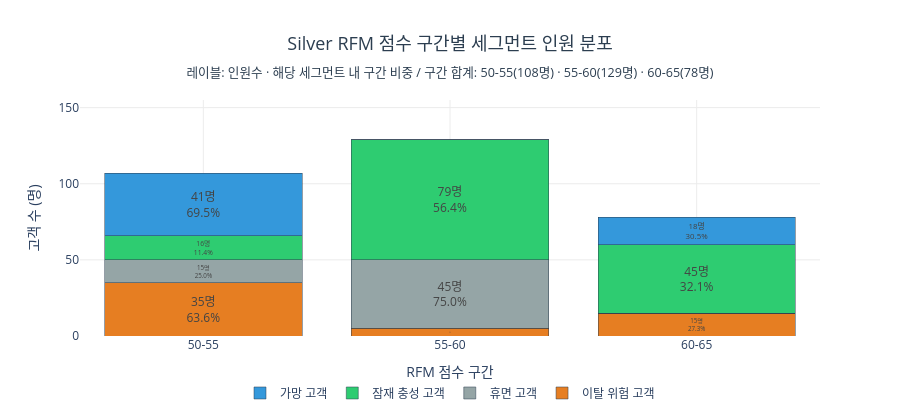

Write notebook code for a chart like this one.
### Code cell
seg_totals_31 = h41_seg.groupby('세그먼트')['고객수'].sum()

fig = go.Figure()

seg_order_31 = ['이탈 위험 고객', '휴면 고객', '잠재 충성 고객', '가망 고객']
bands_31 = ['50-55', '55-60', '60-65']

for seg in seg_order_31:
    sub = h41_seg[h41_seg['세그먼트'] == seg].copy()
    sub['점수구간'] = sub['점수구간'].astype(str)
    counts = sub.set_index('점수구간')['고객수'].reindex(bands_31, fill_value=0)
    seg_total = seg_totals_31.get(seg, 1)
    text = [
        f"{int(v)}명<br>{v / seg_total * 100:.1f}%" if v >= 5 else (f"{int(v)}명" if v > 0 else '')
        for v in counts.values
    ]
    fig.add_trace(go.Bar(
        x=bands_31,
        y=counts.values,
        name=seg,
        marker=dict(color=seg_color.get(seg, '#cccccc'), line=dict(color='#2c3e50', width=0.5)),
        text=text,
        textposition='inside',
        insidetextanchor='middle',
    ))

fig.update_layout(
    title=dict(
        text='Silver RFM 점수 구간별 세그먼트 인원 분포<br><sub>레이블: 인원수 · 해당 세그먼트 내 구간 비중 / 구간 합계: 50-55(108명) · 55-60(129명) · 60-65(78명)</sub>',
        font=dict(size=18, color='#2c3e50'), x=0.5, xanchor='center'
    ),
    barmode='stack',
    plot_bgcolor='white',
    height=420,
    xaxis=dict(title='RFM 점수 구간', gridcolor='#ececec'),
    yaxis=dict(title='고객 수 (명)', gridcolor='#ececec', range=[0, 155]),
    legend=dict(orientation='h', yanchor='top', y=-0.18, xanchor='center', x=0.5)
)
fig.show()

### Figure 1 — Plotly figure (JSON) as saved in the notebook; plotly's stock layout.template omitted (floating-point values rounded to 4 significant figures)
{"data": [{"insidetextanchor": "middle", "marker": {"color": "#e67e22", "line": {"color": "#2c3e50", "width": 0.5}}, "name": "이탈 위험 고객", "text": ["35명<br>63.6%", "5명<br>9.1%", "15명<br>27.3%"], "textposition": "inside", "type": "bar", "x": ["50-55", "55-60", "60-65"], "y": [35, 5, 15]}, {"insidetextanchor": "middle", "marker": {"color": "#95a5a6", "line": {"color": "#2c3e50", "width": 0.5}}, "name": "휴면 고객", "text": ["15명<br>25.0%", "45명<br>75.0%", ""], "textposition": "inside", "type": "bar", "x": ["50-55", "55-60", "60-65"], "y": [15, 45, 0]}, {"insidetextanchor": "middle", "marker": {"color": "#2ecc71", "line": {"color": "#2c3e50", "width": 0.5}}, "name": "잠재 충성 고객", "text": ["16명<br>11.4%", "79명<br>56.4%", "45명<br>32.1%"], "textposition": "inside", "type": "bar", "x": ["50-55", "55-60", "60-65"], "y": [16, 79, 45]}, {"insidetextanchor": "middle", "marker": {"color": "#3498db", "line": {"color": "#2c3e50", "width": 0.5}}, "name": "가망 고객", "text": ["41명<br>69.5%", "", "18명<br>30.5%"], "textposition": "inside", "type": "bar", "x": ["50-55", "55-60", "60-65"], "y": [41, 0, 18]}], "layout": {"barmode": "stack", "height": 420, "legend": {"orientation": "h", "x": 0.5, "xanchor": "center", "y": -0.18, "yanchor": "top"}, "plot_bgcolor": "white", "title": {"font": {"color": "#2c3e50", "size": 18}, "text": "Silver RFM 점수 구간별 세그먼트 인원 분포<br><sub>레이블: 인원수 · 해당 세그먼트 내 구간 비중 / 구간 합계: 50-55(108명) · 55-60(129명) · 60-65(78명)</sub>", "x": 0.5, "xanchor": "center"}, "xaxis": {"gridcolor": "#ececec", "title": {"text": "RFM 점수 구간"}}, "yaxis": {"gridcolor": "#ececec", "range": [0, 155], "title": {"text": "고객 수 (명)"}}}}
